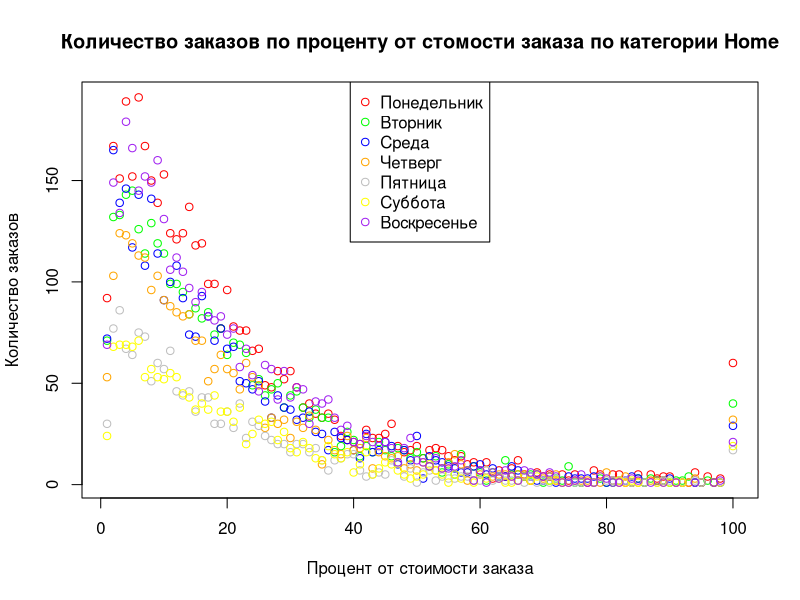

Write R code to recreate this figure.
data <- read.table(file = 'data/ulabox_orders_with_categories_partials_2017.csv', header = TRUE, sep = ",")
print(head(data))

data <- subset(data, round(data$Home.) > 0)
result <- aggregate(data$order, by = list(round(data$Home.), data$weekday), FUN = length)
names(result) <- c("Home_pct", "Weekday", "Order_count")

plot(
    result$Home_pct, 
    result$Order_count,
    col = c("red", "green", "blue", "orange", "gray", "yellow", "purple")[result$Weekday],
    main = "Количество заказов по проценту от стомости заказа по категории Home", 
    xlab = "Процент от стоимости заказа", 
    ylab = "Количество заказов",
    )

legend(
    "top", 
    cex = 1, 
    pch = 1, 
    col = c("red", "green", "blue", "orange", "gray", "yellow", "purple"), 
    c("Понедельник", "Вторник", "Среда", "Четверг", "Пятница", "Суббота", "Воскресенье")
    )
